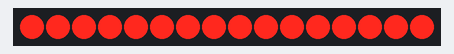
Simulated run of this sketch. Board: Arduino Uno, built with avr-gcc and run on an emulated ATmega328P. Parts: 16 shift-register outputs drawn as a row of LEDs (first output left, lit = HIGH). Wiring (inferred from the names in the program): 2 × shift register (74HC595): data pin 4; shift clock pin 6; latch pin 5. Wiring (inferred from the signals the program sends): row of LEDs: on Q0, Q1, Q2, Q3, Q4, Q5, Q6, Q7, Q8, Q9, Q10, Q11, Q12, Q13, Q14, Q15.

Above: at 0.4 s.
At 1.7 s:
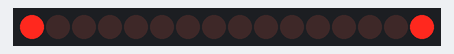
At 4.7 s:
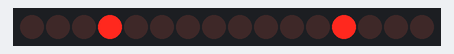
At 9.2 s:
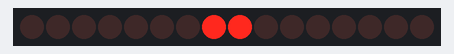
At 15.7 s:
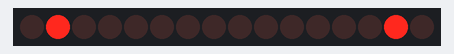
At 20.9 s:
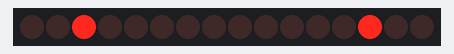
Timing chart, 0 to 22.4 s (numbered marks = the images above):
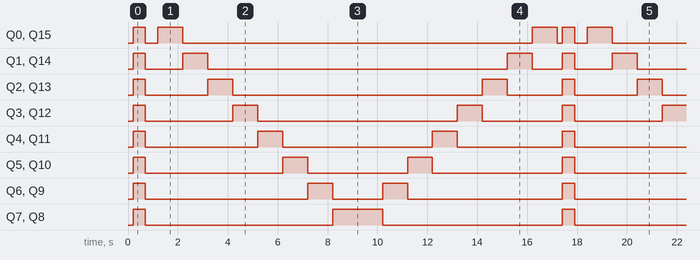

The sketch:

74HC95_OnebyOne_Bothside.ino
```cpp
//Pin connected to ST_CP of 74HC595
int latchPin = 5;

//Pin connected to SH_CP of 74HC595
int clockPin = 6;

////Pin connected to DS of 74HC595
int dataPin = 4;

//holder for infromation you're going to pass to shifting function
byte data = 0;

void setup() {
  //set pins to output because they are addressed in the main loop
  pinMode(latchPin, OUTPUT);
}

void loop() {
  //function that blinks all the LEDs
  //gets passed the number of blinks and the pause time
  blinkAll_2Bytes(1,500);

  // light each pin one by one using a function A
  for (int j = 0; j < 8; j++) {
    //ground latchPin and hold low for as long as you are transmitting
    digitalWrite(latchPin, 0);

    //1st set of LEDs
    lightShiftPinA(7-j);

    //2nd st of LEDs
    lightShiftPinA(j);

    //return the latch pin high to signal chip that it
    //no longer needs to listen for information
    digitalWrite(latchPin, 1);

    delay(1000);
  }

  // light each pin one by one using a function A
  for (int j = 0; j < 8; j++) {
    //ground latchPin and hold low for as long as you are transmitting
    digitalWrite(latchPin, 0);

    //1st set of LEDs
    lightShiftPinB(j);

    //2nd set of LEDs
    lightShiftPinB(7-j);

    //return the latch pin high to signal chip that it
    //no longer needs to listen for information
    digitalWrite(latchPin, 1);

    delay(1000);
  }
}

  //This function uses bitwise math to move the pins up
  void lightShiftPinA(int p) {
  //defines a local variable

  int pin;

  //this is line uses a bitwise operator
  //shifting a bit left using << is the same
  //as multiplying the decimal number by two.
  pin = 1<< p;

  //move 'em out
  shiftOut(dataPin, clockPin, pin);
}

//This function uses that fact that each bit in a byte
//is 2 times greater than the one before it to
//shift the bits higher
void lightShiftPinB(int p) {
  //defines a local variable
  int pin;

  //start with the pin = 1 so that if 0 is passed to this
  //function pin 0 will light.
  pin = 1;

  for (int x = 0; x < p; x++) {
    pin = pin * 2;
  }
  //move 'em out
  shiftOut(dataPin, clockPin, pin);
}


  // the heart of the program
  void shiftOut(int myDataPin, int myClockPin, byte myDataOut) {
  // This shifts 8 bits out MSB first,
  //on the rising edge of the clock,
  //clock idles low

  //internal function setup
  int i=0;
  int pinState;
  pinMode(myClockPin, OUTPUT);
  pinMode(myDataPin, OUTPUT);

  //clear everything out just in case to
  //prepare shift register for bit shifting
  digitalWrite(myDataPin, 0);
  digitalWrite(myClockPin, 0);

  //for each bit in the byte myDataOut
  //NOTICE THAT WE ARE COUNTING DOWN in our for loop
  //This means that %00000001 or "1" will go through such
  //that it will be pin Q0 that lights.
  for (i=7; i>=0; i--)  {
    digitalWrite(myClockPin, 0);

    //if the value passed to myDataOut and a bitmask result
    // true then... so if we are at i=6 and our value is
    // and proceeds to set pinState to 1.
    if ( myDataOut & (1<<i) ) {
      pinState= 1;
    }

    else {
      pinState= 0;
    }

    //Sets the pin to HIGH or LOW depending on pinState
    digitalWrite(myDataPin, pinState);

    //register shifts bits on upstroke of clock pin
    digitalWrite(myClockPin, 1);

    //zero the data pin after shift to prevent bleed through
    digitalWrite(myDataPin, 0);
  }

  //stop shifting
  digitalWrite(myClockPin, 0);
}


//blinks both registers based on the number of times you want to
//blink "n" and the pause between them "d"
//starts with a moment of darkness to make sure the first blink
//has its full visual effect.
void blinkAll_2Bytes(int n, int d) {
  digitalWrite(latchPin, 0);

  shiftOut(dataPin, clockPin, 0);
  shiftOut(dataPin, clockPin, 0);

  digitalWrite(latchPin, 1);

  delay(200);

  for (int x = 0; x < n; x++) {
    digitalWrite(latchPin, 0);

    shiftOut(dataPin, clockPin, 255);
    shiftOut(dataPin, clockPin, 255);

    digitalWrite(latchPin, 1);

    delay(d);

    digitalWrite(latchPin, 0);

    shiftOut(dataPin, clockPin, 0);
    shiftOut(dataPin, clockPin, 0);

    digitalWrite(latchPin, 1);

    delay(d);
  }
}
```

Measured:
- by itself, Q0, Q15: repeats every 17.2 s: LOW 0.50 s, HIGH 1.0 s, LOW 14.0 s, HIGH 1.0 s, LOW 0.20 s, HIGH 0.50 s
- by itself, Q1, Q14: repeats every 17.2 s: LOW 1.5 s, HIGH 1.0 s, LOW 12.0 s, HIGH 1.0 s, LOW 1.2 s, HIGH 0.50 s
- by itself, Q2, Q13: repeats every 17.2 s: LOW 2.5 s, HIGH 1.0 s, LOW 10.0 s, HIGH 1.0 s, LOW 2.2 s, HIGH 0.50 s
- by itself, Q3, Q12: repeats every 17.2 s: LOW 3.5 s, HIGH 1.0 s, LOW 8.0 s, HIGH 1.0 s, LOW 3.2 s, HIGH 0.50 s
- by itself, Q4, Q11: repeats every 17.2 s: LOW 4.5 s, HIGH 1.0 s, LOW 6.0 s, HIGH 1.0 s, LOW 4.2 s, HIGH 0.50 s
- by itself, Q5, Q10: repeats every 17.2 s: LOW 5.5 s, HIGH 1.0 s, LOW 4.0 s, HIGH 1.0 s, LOW 5.2 s, HIGH 0.50 s
- by itself, Q6, Q9: repeats every 17.2 s: LOW 6.5 s, HIGH 1.0 s, LOW 2.0 s, HIGH 1.0 s, LOW 6.2 s, HIGH 0.50 s
- by itself, Q7, Q8: repeats every 17.2 s: LOW 7.5 s, HIGH 2.0 s, LOW 7.2 s, HIGH 0.50 s
